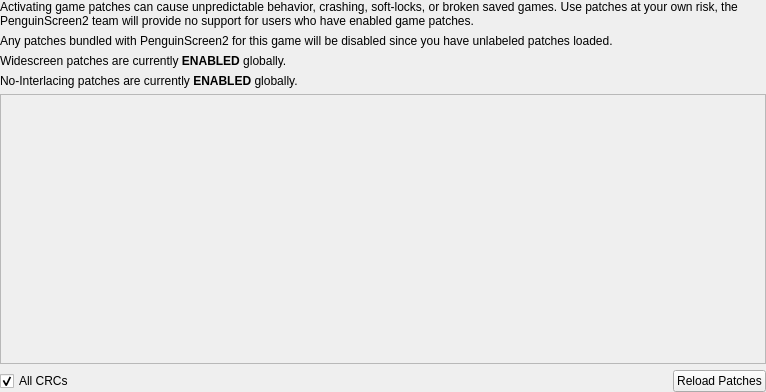
<?xml version="1.0" encoding="UTF-8"?>
<ui version="4.0">
 <class>GamePatchSettingsWidget</class>
 <widget class="QWidget" name="GamePatchSettingsWidget">
  <property name="geometry">
   <rect>
    <x>0</x>
    <y>0</y>
    <width>766</width>
    <height>392</height>
   </rect>
  </property>
  <layout class="QVBoxLayout" name="verticalLayout">
   <property name="leftMargin">
    <number>0</number>
   </property>
   <property name="topMargin">
    <number>0</number>
   </property>
   <property name="rightMargin">
    <number>0</number>
   </property>
   <property name="bottomMargin">
    <number>0</number>
   </property>
   <item>
    <widget class="QLabel" name="label">
     <property name="text">
      <string>Activating game patches can cause unpredictable behavior, crashing, soft-locks, or broken saved games. Use patches at your own risk, the PenguinScreen2 team will provide no support for users who have enabled game patches.</string>
     </property>
     <property name="wordWrap">
      <bool>true</bool>
     </property>
    </widget>
   </item>
   <item>
    <widget class="QLabel" name="unlabeledPatchWarning">
     <property name="text">
      <string>Any patches bundled with PenguinScreen2 for this game will be disabled since you have unlabeled patches loaded.</string>
     </property>
     <property name="wordWrap">
      <bool>true</bool>
     </property>
    </widget>
   </item>
   <item>
    <widget class="QLabel" name="globalWsPatchState">
     <property name="text">
      <string>&lt;html&gt;&lt;head/&gt;&lt;body&gt;&lt;p&gt;Widescreen patches are currently &lt;span style=&quot; font-weight:600;&quot;&gt;ENABLED&lt;/span&gt; globally.&lt;/p&gt;&lt;/body&gt;&lt;/html&gt;</string>
     </property>
     <property name="wordWrap">
      <bool>true</bool>
     </property>
    </widget>
   </item>
   <item>
    <widget class="QLabel" name="globalNiPatchState">
     <property name="text">
      <string>&lt;html&gt;&lt;head/&gt;&lt;body&gt;&lt;p&gt;No-Interlacing patches are currently &lt;span style=&quot; font-weight:600;&quot;&gt;ENABLED&lt;/span&gt; globally.&lt;/p&gt;&lt;/body&gt;&lt;/html&gt;</string>
     </property>
     <property name="wordWrap">
      <bool>true</bool>
     </property>
    </widget>
   </item>
   <item>
    <widget class="QScrollArea" name="scrollArea">
     <property name="horizontalScrollBarPolicy">
      <enum>Qt::ScrollBarPolicy::ScrollBarAlwaysOff</enum>
     </property>
     <property name="widgetResizable">
      <bool>true</bool>
     </property>
    </widget>
   </item>
   <item>
    <layout class="QHBoxLayout" name="horizontalLayout">
     <item>
      <widget class="QCheckBox" name="allCRCsCheckbox">
       <property name="enabled">
        <bool>true</bool>
       </property>
       <property name="text">
        <string>All CRCs</string>
       </property>
       <property name="checked">
        <bool>true</bool>
       </property>
      </widget>
     </item>
     <item>
      <spacer name="horizontalSpacer">
       <property name="orientation">
        <enum>Qt::Orientation::Horizontal</enum>
       </property>
       <property name="sizeHint" stdset="0">
        <size>
         <width>40</width>
         <height>20</height>
        </size>
       </property>
      </spacer>
     </item>
     <item>
      <widget class="QPushButton" name="reload">
       <property name="text">
        <string>Reload Patches</string>
       </property>
      </widget>
     </item>
    </layout>
   </item>
  </layout>
 </widget>
 <tabstops>
  <tabstop>scrollArea</tabstop>
  <tabstop>allCRCsCheckbox</tabstop>
  <tabstop>reload</tabstop>
 </tabstops>
 <resources/>
 <connections/>
</ui>
